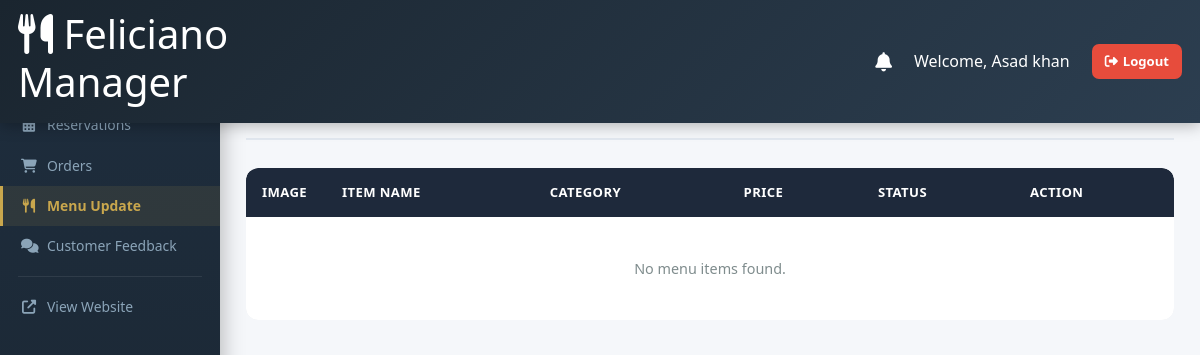
The page /manager/menu.php (signed in) on the database as committed earlier.
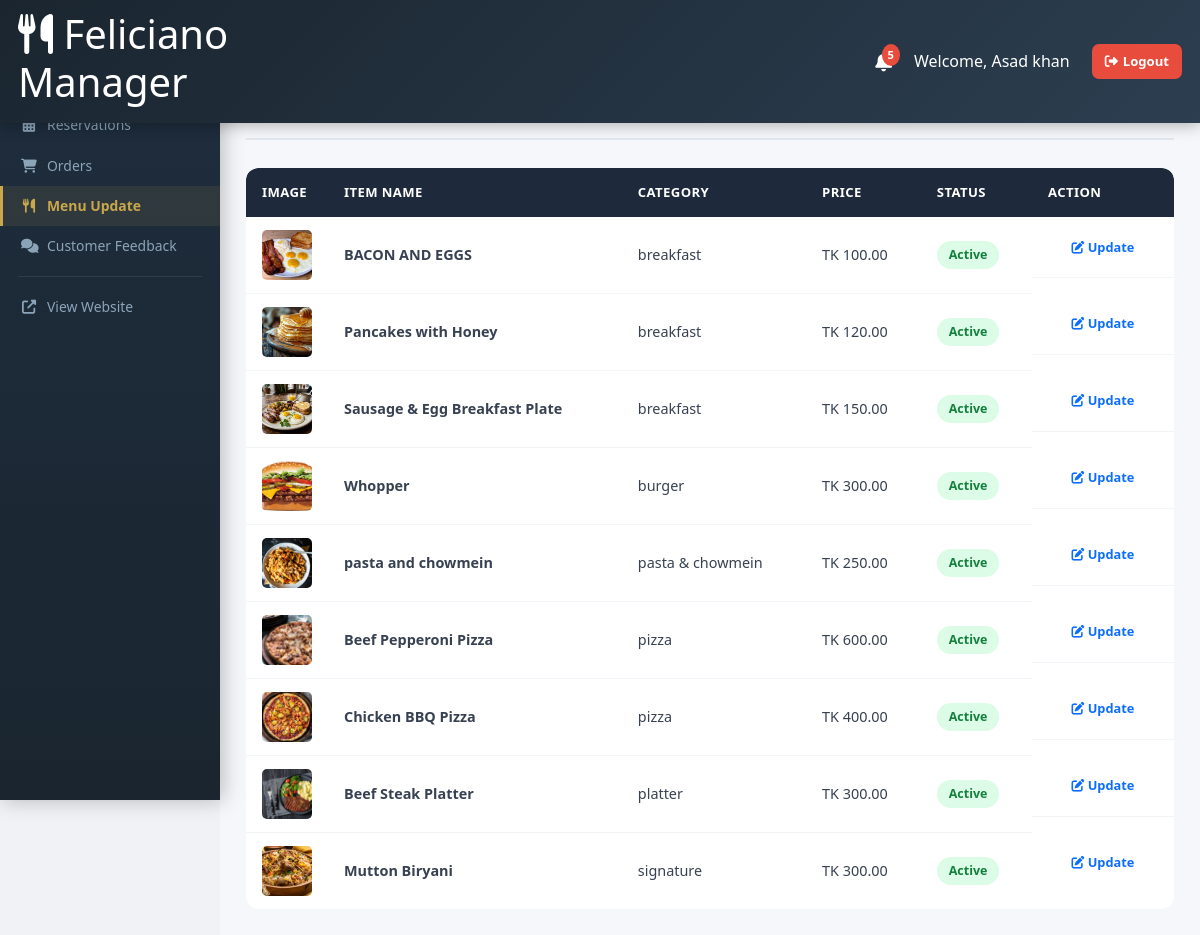
The same page on the database as committed later.
### tables this page shows
CREATE TABLE `menu_items` (
  `id` int(11) NOT NULL,
  `menu_id` int(11) DEFAULT NULL,
  `name` varchar(100) NOT NULL,
  `description` text DEFAULT NULL,
  `category` varchar(50) NOT NULL,
  `price` decimal(10,2) NOT NULL,
  `image_url` varchar(500) DEFAULT NULL,
  `ingredients` text DEFAULT NULL,
  `status` enum('active','inactive') DEFAULT 'active',
  `created_at` timestamp NOT NULL DEFAULT current_timestamp(),
  `updated_at` timestamp NOT NULL DEFAULT current_timestamp() ON UPDATE current_timestamp()
);

### manager/auth_check.php (called while the page is built, shortened)
<?php
$current_page = basename($_SERVER['PHP_SELF']);
function is_active($page) {
    global $current_page;
    return $current_page === $page ? 'active' : '';
}
?>

### manager/menu.php (the view, shortened to what this page needs)
<?php
require_once 'auth_check.php';
require_once '../config/database.php';
$edit_item = null;
$sql = "SELECT id, name, category, price, status, image_url FROM menu_items ORDER BY category ASC, name ASC";
$result = $conn->query($sql);
include 'header.php';
?>
<section class="admin-section active">
    <div class="section-header">
        <h2>Menu Management</h2>
    </div>
    <?php if ($edit_item): ?>
        <div class="chart-container" style="max-width: 600px; margin: 0 auto; padding: 30px; border-radius: 10px; background: white; box-shadow: 0 4px 6px rgba(0,0,0,0.05);">
            <h3 style="margin-bottom: 20px; border-bottom: 2px solid #f1f2f6; padding-bottom: 10px;">Update Details: <?= htmlspecialchars($edit_item['name']) ?></h3>
            <form method="POST" action="menu.php">
                <input type="hidden" name="update_menu" value="1">
                <input type="hidden" name="id" value="<?= $edit_item['id'] ?>">
                <div class="form-group" style="margin-bottom: 15px;">
                    <label style="display: block; margin-bottom: 5px; color: #2c3e50; font-weight: 500;">Item Name (Read Only)</label>
                    <input type="text" class="form-control" value="<?= htmlspecialchars($edit_item['name']) ?>" disabled style="width: 100%; padding: 10px; border: 1px solid #ddd; border-radius: 5px; background: #f8f9fa;">
                </div>
                <div class="form-group" style="margin-bottom: 15px;">
                    <label style="display: block; margin-bottom: 5px; color: #2c3e50; font-weight: 500;">Price (TK)</label>
                    <input type="number" step="0.01" name="price" class="form-control" value="<?= htmlspecialchars($edit_item['price']) ?>" required style="width: 100%; padding: 10px; border: 1px solid #ddd; border-radius: 5px;">
                </div>
                <div class="form-group" style="margin-bottom: 15px;">
                    <label style="display: block; margin-bottom: 5px; color: #2c3e50; font-weight: 500;">Status</label>
                    <select name="status" class="form-control" style="width: 100%; padding: 10px; border: 1px solid #ddd; border-radius: 5px;">
                        <option value="active" <?= ($edit_item['status'] ?? 'active') === 'active' ? 'selected' : '' ?>>Active</option>
                        <option value="inactive" <?= ($edit_item['status'] ?? '') === 'inactive' ? 'selected' : '' ?>>Inactive</option>
                    </select>
                </div>
                <div class="form-group" style="margin-bottom: 25px;">
                    <label style="display: block; margin-bottom: 5px; color: #2c3e50; font-weight: 500;">Description</label>
                    <textarea name="description" class="form-control" rows="3" style="width: 100%; padding: 10px; border: 1px solid #ddd; border-radius: 5px;"><?= htmlspecialchars($edit_item['description'] ?? '') ?></textarea>
                </div>
                <button type="submit" class="btn btn-primary" style="background-color: #c9a74d; color: white; border: none; padding: 10px 20px; border-radius: 5px; font-weight: 600; cursor: pointer; display: inline-block;">
                    <i class="fas fa-save"></i> Save Changes
                </button>
            </form>
        </div>
    <?php else: ?>
        <div class="menu-table-container team-table-container">
            <table class="admin-table">
                <thead>
                    <tr>
                        <th style="width: 80px;">Image</th>
                        <th>Item Name</th>
                        <th>Category</th>
                        <th>Price</th>
                        <th>Status</th>
                        <th>Action</th>
                    </tr>
                </thead>
                <tbody>
                    <?php if ($result && $result->num_rows > 0): ?>
                        <?php while ($row = $result->fetch_assoc()): ?>
                            <tr>
                                <td>
                                    <?php if(!empty($row['image_url'])): ?>
                                        <img src="../<?= htmlspecialchars($row['image_url']) ?>" alt="MenuItem" style="width:50px; height:50px; object-fit:cover; border-radius:5px;">
                                    <?php endif; ?>
                                </td>
                                <td><strong><?= htmlspecialchars($row['name']) ?></strong></td>
                                <td><?= htmlspecialchars($row['category']) ?></td>
                                <td>TK <?= number_format($row['price'], 2) ?></td>
                                <td>
                                    <span class="status-badge status-<?= htmlspecialchars($row['status'] ?? 'active') ?>"><?= htmlspecialchars($row['status'] ?? 'active') ?></span>
                                </td>
                                <td class="action-buttons">
                                    <a href="menu.php?edit_id=<?= $row['id'] ?>" class="action-btn edit-btn" style="text-decoration:none; display:inline-block;">
                                        <i class="fas fa-edit"></i> Update
                                    </a>
                                </td>
                            </tr>
                        <?php endwhile; ?>
                    <?php else: ?>
                        <tr><td colspan="6" style="text-align: center; padding: 40px; color: #7f8c8d;">No menu items found.</td></tr>
                    <?php endif; ?>
                </tbody>
            </table>
        </div>
    <?php endif; ?>
</section>
<?php include 'footer.php'; ?>

### manager/header.php (shortened to what this page needs)
<?php
require_once '../config/database.php';
$where_clause = "is_read = 0";
$unread_count = 0;
$unread_query = $conn->query("SELECT COUNT(*) as count FROM admin_notifications WHERE $where_clause");
if ($unread_query) {
    $unread_count = $unread_query->fetch_assoc()['count'];
}
?>
<!DOCTYPE html>
<html lang="en">
<head>
    <link href="https://cdn.jsdelivr.net/npm/bootstrap@5.3.0/dist/css/bootstrap.min.css" rel="stylesheet">
    <link rel="stylesheet" href="https://cdnjs.cloudflare.com/ajax/libs/font-awesome/6.4.0/css/all.min.css">
    <link rel="stylesheet" href="../admin/admin-styles.css">
</head>
<body>
    <header class="admin-header">
        <div class="admin-container">
            <div class="admin-logo">
                <h1><i class="fas fa-utensils"></i> Feliciano Manager</h1>
            </div>
            <div class="admin-user" style="display: flex; align-items: center;">
                <div class="dropdown" style="margin-right: 15px;">
                    <a href="#" class="notification-badge dropdown-toggle hide-arrow" id="notificationDropdown" role="button" data-bs-toggle="dropdown" aria-expanded="false" style="cursor: pointer; position: relative; text-decoration: none; display: flex; align-items: center; justify-content: center;">
                        <i class="fas fa-bell" style="font-size: 1.2rem; color: #fff;"></i>
                        <?php if($unread_count > 0): ?>
                        <span class="notification-count" id="notificationCount" style="position: absolute; top: -8px; right: -8px; background: #e74c3c; color: white; border-radius: 50%; padding: 2px 6px; font-size: 0.7rem; font-weight: bold;">
                            <?= $unread_count ?>
                        </span>
                        <?php endif; ?>
                    </a>
                </div>
                <span style="margin-right: 15px;">Welcome, <?php echo htmlspecialchars($_SESSION['user_name'] ?? 'Manager'); ?></span>
                <button class="logout-btn" onclick="window.location.href='../auth/logout.php'">
                    <i class="fas fa-sign-out-alt"></i> Logout
                </button>
            </div>
        </div>
    </header>
    <?php include 'sidebar.php'; ?>
    <main class="admin-main">

### manager/sidebar.php (shortened to what this page needs)
<aside class="admin-sidebar">
    <nav class="admin-nav">
        <ul style="padding-left: 0; margin-bottom: 0;">
            <li><a href="index.php" class="nav-link <?= is_active('index.php') ?>">
                <i class="fas fa-tachometer-alt"></i> Dashboard
            </a></li>
            <li><a href="reservations.php" class="nav-link <?= is_active('reservations.php') ?>">
                <i class="fas fa-calendar-alt"></i> Reservations
            </a></li>
            <li><a href="orders.php" class="nav-link <?= is_active('orders.php') ?>">
                <i class="fas fa-shopping-cart"></i> Orders
            </a></li>
            <li><a href="menu.php" class="nav-link <?= is_active('menu.php') ?>">
                <i class="fas fa-utensils"></i> Menu Update
            </a></li>
            <li><a href="feedback.php" class="nav-link <?= is_active('feedback.php') ?>">
                <i class="fas fa-comments"></i> Customer Feedback
            </a></li>
            <li class="nav-separator"></li>
            <li><a href="../index.php" class="nav-link view-site-link">
                <i class="fas fa-external-link-alt"></i> View Website
            </a></li>
        </ul>
    </nav>
</aside>

### manager/footer.php (shortened to what this page needs)
    </main>
</body>
</html>

### admin/admin-styles.css (style rules this page uses)
* { margin: 0; padding: 0; box-sizing: border-box; font-family: 'Segoe UI', Tahoma, Geneva, Verdana, sans-serif }
body { background: #f0f2f5; color: #333; line-height: 1.6 }
.admin-header { background: linear-gradient(135deg, #1a252f 0%, #2c3e50 100%); color: #fff; padding: .6rem 0; position: fixed; width: 100%; top: 0; z-index: 1100; box-shadow: 0 2px 15px rgba(0, 0, 0, .3) }
.admin-container { max-width: 100%; padding: 0 18px; display: flex; justify-content: space-between; align-items: center }
.admin-logo { display: flex; align-items: center; gap: 10px; width: 245px }
.admin-user { display: flex; align-items: center; gap: 7px }
.dropdown-toggle.hide-arrow::after { display: none !important }
.logout-btn { background: #e74c3c; color: #fff; border: none; padding: 7px 13px; border-radius: 7px; cursor: pointer; font-weight: 600; font-size: .82rem; transition: .2s; display: flex; align-items: center; gap: 5px }
.admin-sidebar { position: fixed; left: 0; top: 57px; width: 220px; height: calc(100vh - 57px); background: linear-gradient(180deg, #1e2d3d 0%, #1a252f 100%); padding: 8px 0 20px; overflow-y: auto; z-index: 1000; transition: width .3s ease; box-shadow: 3px 0 20px rgba(0, 0, 0, .25) }
.admin-nav { padding: 0 }
.admin-nav ul { list-style: none; margin: 0; padding: 0 }
.nav-link { display: flex; align-items: center; justify-content: flex-start; padding: 9px 18px; color: #8ba4b8; text-decoration: none; transition: .15s; border-left: 3px solid transparent; gap: 10px; font-size: .87rem; white-space: nowrap; overflow: hidden; width: 100% }
.nav-link i { width: 16px; text-align: center; font-size: .88rem; flex-shrink: 0 }
.nav-link.active { background: rgba(201, 167, 77, .1); color: #c9a74d; border-left-color: #c9a74d; font-weight: 600 }
.admin-main { margin-left: 220px; margin-top: 57px; padding: 26px; min-height: calc(100vh - 57px); transition: margin-left .3s ease; background: #f5f7fa }
.admin-section { display: none }
.admin-section.active { display: block }
.section-header { display: flex; justify-content: space-between; align-items: flex-start; margin-bottom: 28px; padding-bottom: 16px; border-bottom: 2px solid #e2e8f0; flex-wrap: wrap; gap: 12px }
.section-header h2 { color: #1e293b; font-size: 1.6rem; font-weight: 700 }
.action-btn { padding: 7px 13px; border: none; border-radius: 6px; cursor: pointer; font-size: .8rem; font-weight: 600; transition: .2s; display: inline-flex; align-items: center; gap: 5px }
.action-buttons { display: flex; gap: 7px; align-items: center; justify-content: center; flex-wrap: wrap }
.admin-table { width: 100%; background: #fff; border-radius: 12px; overflow: hidden; box-shadow: 0 2px 12px rgba(0, 0, 0, .06); border-collapse: collapse }
.admin-table th { background: #1e293b; color: #fff; font-weight: 600; font-size: .82rem; text-transform: uppercase; letter-spacing: .4px; padding: 14px 16px; text-align: left }
.admin-table td { padding: 13px 16px; border-bottom: 1px solid #f1f5f9; vertical-align: middle; color: #374151; font-size: .9rem }
.admin-table tr:last-child td { border-bottom: none }
.menu-table-container, .customers-table-container, .reservations-table-container, .orders-table-container, .team-table-container { overflow-x: auto; border-radius: 12px }
.status-badge { padding: 4px 12px; border-radius: 20px; font-size: .78rem; font-weight: 700; text-transform: capitalize; display: inline-block }
.status-active, .status-confirmed, .status-completed { background: #dcfce7; color: #15803d }
.nav-separator { height: 1px; background: rgba(255, 255, 255, .08); margin: 10px 18px }

### manager/header.php (style rules this page uses)
.dropdown-toggle.hide-arrow::after { display: none !important; }

Rows that differ between the two databases and show on the page:
added menu_items: image_url (picture), name "BACON AND EGGS", category "breakfast", price "100.00", status "Active"
added menu_items: image_url (picture), name "Pancakes with Honey", category "breakfast", price "120.00", status "Active"
added menu_items: image_url (picture), name "Sausage & Egg Breakfast Plate", category "breakfast", price "150.00", status "Active"
added menu_items: image_url (picture), name "Whopper", category "burger", price "300.00", status "Active"
added menu_items: image_url (picture), name "pasta and chowmein", category "pasta & chowmein", price "250.00", status "Active"
added menu_items: image_url (picture), name "Beef Pepperoni Pizza", category "pizza", price "600.00", status "Active"
added menu_items: image_url (picture), name "Chicken BBQ Pizza", category "pizza", price "400.00", status "Active"
added menu_items: image_url (picture), name "Beef Steak Platter", category "platter", price "300.00", status "Active"
added menu_items: image_url (picture), name "Mutton Biryani", category "signature", price "300.00", status "Active"
Other text that changed with them:
$unread_count: (not shown) → "5"
text no longer shown: "No menu items found."
